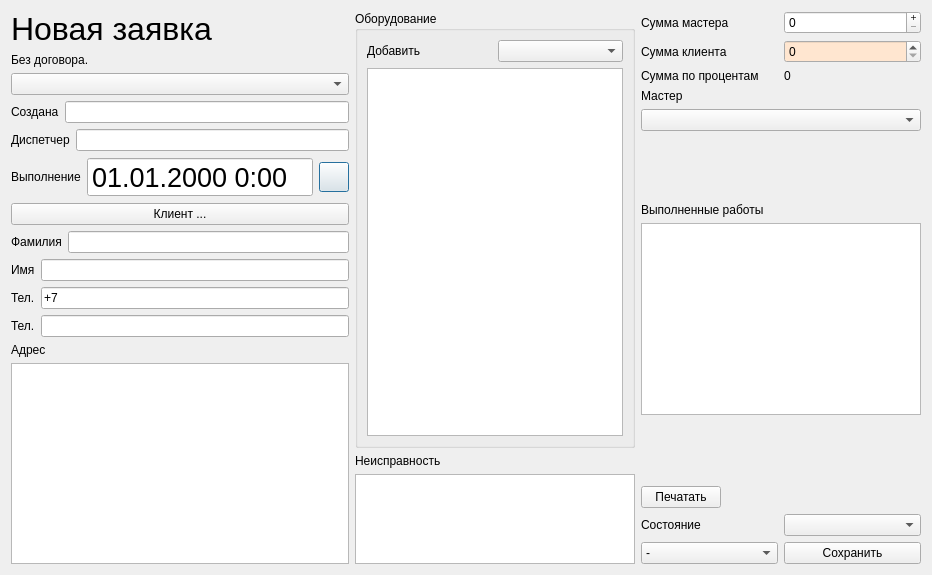
<?xml version="1.0" encoding="UTF-8"?>
<ui version="4.0">
 <class>RequestDialog</class>
 <widget class="QDialog" name="RequestDialog">
  <property name="geometry">
   <rect>
    <x>0</x>
    <y>0</y>
    <width>932</width>
    <height>575</height>
   </rect>
  </property>
  <property name="windowTitle">
   <string>Dialog</string>
  </property>
  <layout class="QVBoxLayout" name="verticalLayout_4">
   <item>
    <layout class="QHBoxLayout" name="horizontalLayout">
     <item>
      <layout class="QVBoxLayout" name="verticalLayout_3">
       <item>
        <widget class="QLabel" name="requestidLabel">
         <property name="font">
          <font>
           <pointsize>24</pointsize>
          </font>
         </property>
         <property name="text">
          <string>Новая заявка</string>
         </property>
        </widget>
       </item>
       <item>
        <widget class="QLabel" name="agreementLabel">
         <property name="text">
          <string>Без договора.</string>
         </property>
        </widget>
       </item>
       <item>
        <widget class="QComboBox" name="officeComboBox">
         <property name="maxVisibleItems">
          <number>20</number>
         </property>
        </widget>
       </item>
       <item>
        <layout class="QHBoxLayout" name="horizontalLayout_3">
         <item>
          <widget class="QLabel" name="ctimeLabel">
           <property name="text">
            <string>Создана</string>
           </property>
          </widget>
         </item>
         <item>
          <widget class="QLineEdit" name="ctimeLineEdit">
           <property name="readOnly">
            <bool>true</bool>
           </property>
          </widget>
         </item>
        </layout>
       </item>
       <item>
        <layout class="QHBoxLayout" name="horizontalLayout_10">
         <item>
          <widget class="QLabel" name="cuserLabel">
           <property name="text">
            <string>Диспетчер</string>
           </property>
          </widget>
         </item>
         <item>
          <widget class="QLineEdit" name="cuserLineEdit">
           <property name="readOnly">
            <bool>true</bool>
           </property>
          </widget>
         </item>
        </layout>
       </item>
       <item>
        <layout class="QHBoxLayout" name="horizontalLayout_4">
         <item>
          <widget class="QLabel" name="performDateLabel">
           <property name="text">
            <string>Выполнение</string>
           </property>
          </widget>
         </item>
         <item>
          <widget class="QDateTimeEdit" name="performDateTimeEdit">
           <property name="font">
            <font>
             <pointsize>20</pointsize>
            </font>
           </property>
           <property name="frame">
            <bool>true</bool>
           </property>
           <property name="readOnly">
            <bool>true</bool>
           </property>
           <property name="buttonSymbols">
            <enum>QAbstractSpinBox::NoButtons</enum>
           </property>
           <property name="displayFormat">
            <string>dd.MM.yyyy H:mm</string>
           </property>
          </widget>
         </item>
         <item>
          <widget class="QPushButton" name="calendarPushButton">
           <property name="maximumSize">
            <size>
             <width>30</width>
             <height>30</height>
            </size>
           </property>
           <property name="text">
            <string/>
           </property>
           <property name="icon">
            <iconset resource="kcrm.qrc">
             <normaloff>:/images/edit.png</normaloff>:/images/edit.png</iconset>
           </property>
          </widget>
         </item>
        </layout>
       </item>
       <item>
        <layout class="QHBoxLayout" name="horizontalLayout_11">
         <item>
          <widget class="QPushButton" name="clientPushButton">
           <property name="sizePolicy">
            <sizepolicy hsizetype="Expanding" vsizetype="Fixed">
             <horstretch>0</horstretch>
             <verstretch>0</verstretch>
            </sizepolicy>
           </property>
           <property name="text">
            <string>Клиент ...</string>
           </property>
          </widget>
         </item>
        </layout>
       </item>
       <item>
        <layout class="QHBoxLayout" name="horizontalLayout_5">
         <item>
          <widget class="QLabel" name="clientsurnameLabel">
           <property name="text">
            <string>Фамилия</string>
           </property>
          </widget>
         </item>
         <item>
          <widget class="QLineEdit" name="clientsurnameLineEdit">
           <property name="readOnly">
            <bool>true</bool>
           </property>
          </widget>
         </item>
        </layout>
       </item>
       <item>
        <layout class="QHBoxLayout" name="horizontalLayout_12">
         <item>
          <widget class="QLabel" name="clientnameLabel">
           <property name="text">
            <string>Имя</string>
           </property>
          </widget>
         </item>
         <item>
          <widget class="QLineEdit" name="clientnameLineEdit">
           <property name="readOnly">
            <bool>true</bool>
           </property>
          </widget>
         </item>
        </layout>
       </item>
       <item>
        <layout class="QHBoxLayout" name="horizontalLayout_6">
         <item>
          <widget class="QLabel" name="phone1Label">
           <property name="text">
            <string>Тел.</string>
           </property>
          </widget>
         </item>
         <item>
          <widget class="QLineEdit" name="phone1LineEdit">
           <property name="inputMask">
            <string>+79999999999</string>
           </property>
           <property name="readOnly">
            <bool>true</bool>
           </property>
          </widget>
         </item>
        </layout>
       </item>
       <item>
        <layout class="QHBoxLayout" name="horizontalLayout_7">
         <item>
          <widget class="QLabel" name="phone2Label">
           <property name="text">
            <string>Тел.</string>
           </property>
          </widget>
         </item>
         <item>
          <widget class="QLineEdit" name="phone2LineEdit">
           <property name="readOnly">
            <bool>true</bool>
           </property>
          </widget>
         </item>
        </layout>
       </item>
       <item>
        <widget class="QLabel" name="addressLabel">
         <property name="text">
          <string>Адрес</string>
         </property>
        </widget>
       </item>
       <item>
        <widget class="QPlainTextEdit" name="addressPlainTextEdit">
         <property name="readOnly">
          <bool>true</bool>
         </property>
        </widget>
       </item>
      </layout>
     </item>
     <item>
      <layout class="QVBoxLayout" name="verticalLayout_2">
       <item>
        <widget class="QGroupBox" name="requestDevicesGroupBox">
         <property name="title">
          <string>Оборудование</string>
         </property>
         <layout class="QVBoxLayout" name="verticalLayout_5">
          <item>
           <layout class="QHBoxLayout" name="horizontalLayout_14">
            <item>
             <widget class="QLabel" name="addDeviceLabel">
              <property name="text">
               <string>Добавить</string>
              </property>
             </widget>
            </item>
            <item>
             <widget class="QComboBox" name="addDeviceComboBox"/>
            </item>
           </layout>
          </item>
          <item>
           <widget class="QTableView" name="requestDevicesTableView"/>
          </item>
         </layout>
        </widget>
       </item>
       <item>
        <widget class="QLabel" name="defectLabel">
         <property name="text">
          <string>Неисправность</string>
         </property>
        </widget>
       </item>
       <item>
        <widget class="QPlainTextEdit" name="defectPlainTextEdit">
         <property name="sizePolicy">
          <sizepolicy hsizetype="Expanding" vsizetype="Preferred">
           <horstretch>0</horstretch>
           <verstretch>0</verstretch>
          </sizepolicy>
         </property>
         <property name="maximumSize">
          <size>
           <width>16777215</width>
           <height>90</height>
          </size>
         </property>
        </widget>
       </item>
      </layout>
     </item>
     <item>
      <layout class="QVBoxLayout" name="verticalLayout">
       <item>
        <layout class="QHBoxLayout" name="horizontalLayout_8">
         <item>
          <widget class="QLabel" name="costLabel">
           <property name="text">
            <string>Сумма мастера</string>
           </property>
          </widget>
         </item>
         <item>
          <widget class="QDoubleSpinBox" name="costDoubleSpinBox">
           <property name="buttonSymbols">
            <enum>QAbstractSpinBox::PlusMinus</enum>
           </property>
           <property name="decimals">
            <number>0</number>
           </property>
           <property name="maximum">
            <double>100000000.000000000000000</double>
           </property>
          </widget>
         </item>
        </layout>
       </item>
       <item>
        <layout class="QHBoxLayout" name="horizontalLayout_13">
         <item>
          <widget class="QLabel" name="clientcostLabel">
           <property name="text">
            <string>Сумма клиента</string>
           </property>
          </widget>
         </item>
         <item>
          <widget class="QDoubleSpinBox" name="clientcostDoubleSpinBox">
           <property name="palette">
            <palette>
             <active>
              <colorrole role="Base">
               <brush brushstyle="SolidPattern">
                <color alpha="255">
                 <red>255</red>
                 <green>230</green>
                 <blue>208</blue>
                </color>
               </brush>
              </colorrole>
             </active>
             <inactive>
              <colorrole role="Base">
               <brush brushstyle="SolidPattern">
                <color alpha="255">
                 <red>255</red>
                 <green>230</green>
                 <blue>208</blue>
                </color>
               </brush>
              </colorrole>
             </inactive>
             <disabled>
              <colorrole role="Base">
               <brush brushstyle="SolidPattern">
                <color alpha="255">
                 <red>237</red>
                 <green>237</green>
                 <blue>237</blue>
                </color>
               </brush>
              </colorrole>
             </disabled>
            </palette>
           </property>
           <property name="decimals">
            <number>0</number>
           </property>
           <property name="maximum">
            <double>100000000.000000000000000</double>
           </property>
          </widget>
         </item>
        </layout>
       </item>
       <item>
        <layout class="QHBoxLayout" name="horizontalLayout_16">
         <item>
          <widget class="QLabel" name="percentSummLabel">
           <property name="text">
            <string>Сумма по процентам</string>
           </property>
          </widget>
         </item>
         <item>
          <widget class="QLabel" name="percentSummValueLabel">
           <property name="text">
            <string>0</string>
           </property>
          </widget>
         </item>
        </layout>
       </item>
       <item>
        <widget class="QLabel" name="performerLabel">
         <property name="text">
          <string>Мастер</string>
         </property>
        </widget>
       </item>
       <item>
        <widget class="QComboBox" name="performerComboBox">
         <property name="maxVisibleItems">
          <number>20</number>
         </property>
        </widget>
       </item>
       <item>
        <spacer name="verticalSpacer_2">
         <property name="orientation">
          <enum>Qt::Vertical</enum>
         </property>
         <property name="sizeHint" stdset="0">
          <size>
           <width>20</width>
           <height>40</height>
          </size>
         </property>
        </spacer>
       </item>
       <item>
        <widget class="QLabel" name="notesLabel">
         <property name="text">
          <string>Выполненные работы</string>
         </property>
        </widget>
       </item>
       <item>
        <widget class="QPlainTextEdit" name="notesPlainTextEdit"/>
       </item>
       <item>
        <spacer name="verticalSpacer">
         <property name="orientation">
          <enum>Qt::Vertical</enum>
         </property>
         <property name="sizeHint" stdset="0">
          <size>
           <width>20</width>
           <height>40</height>
          </size>
         </property>
        </spacer>
       </item>
       <item>
        <layout class="QHBoxLayout" name="horizontalLayout_15">
         <item>
          <widget class="QPushButton" name="printPushButton">
           <property name="text">
            <string>Печатать</string>
           </property>
           <property name="icon">
            <iconset resource="kcrm.qrc">
             <normaloff>:/images/printer-1.png</normaloff>:/images/printer-1.png</iconset>
           </property>
          </widget>
         </item>
         <item>
          <spacer name="horizontalSpacer">
           <property name="orientation">
            <enum>Qt::Horizontal</enum>
           </property>
           <property name="sizeHint" stdset="0">
            <size>
             <width>40</width>
             <height>20</height>
            </size>
           </property>
          </spacer>
         </item>
        </layout>
       </item>
       <item>
        <layout class="QHBoxLayout" name="horizontalLayout_9">
         <item>
          <widget class="QLabel" name="statusLabel">
           <property name="text">
            <string>Состояние</string>
           </property>
          </widget>
         </item>
         <item>
          <widget class="QComboBox" name="statusComboBox"/>
         </item>
        </layout>
       </item>
       <item>
        <layout class="QHBoxLayout" name="horizontalLayout_2">
         <item>
          <widget class="QComboBox" name="collectionComboBox">
           <item>
            <property name="text">
             <string>-</string>
            </property>
           </item>
           <item>
            <property name="text">
             <string>Принято</string>
            </property>
           </item>
          </widget>
         </item>
         <item>
          <widget class="QPushButton" name="okPushButton">
           <property name="text">
            <string>Сохранить</string>
           </property>
           <property name="icon">
            <iconset resource="kcrm.qrc">
             <normaloff>:/images/ok32.png</normaloff>:/images/ok32.png</iconset>
           </property>
           <property name="iconSize">
            <size>
             <width>24</width>
             <height>24</height>
            </size>
           </property>
          </widget>
         </item>
        </layout>
       </item>
      </layout>
     </item>
    </layout>
   </item>
  </layout>
 </widget>
 <tabstops>
  <tabstop>calendarPushButton</tabstop>
  <tabstop>clientPushButton</tabstop>
  <tabstop>clientsurnameLineEdit</tabstop>
  <tabstop>clientnameLineEdit</tabstop>
  <tabstop>phone1LineEdit</tabstop>
  <tabstop>phone2LineEdit</tabstop>
  <tabstop>addressPlainTextEdit</tabstop>
  <tabstop>defectPlainTextEdit</tabstop>
  <tabstop>costDoubleSpinBox</tabstop>
  <tabstop>statusComboBox</tabstop>
  <tabstop>collectionComboBox</tabstop>
  <tabstop>okPushButton</tabstop>
  <tabstop>ctimeLineEdit</tabstop>
  <tabstop>cuserLineEdit</tabstop>
 </tabstops>
 <resources>
  <include location="kcrm.qrc"/>
 </resources>
 <connections/>
</ui>
